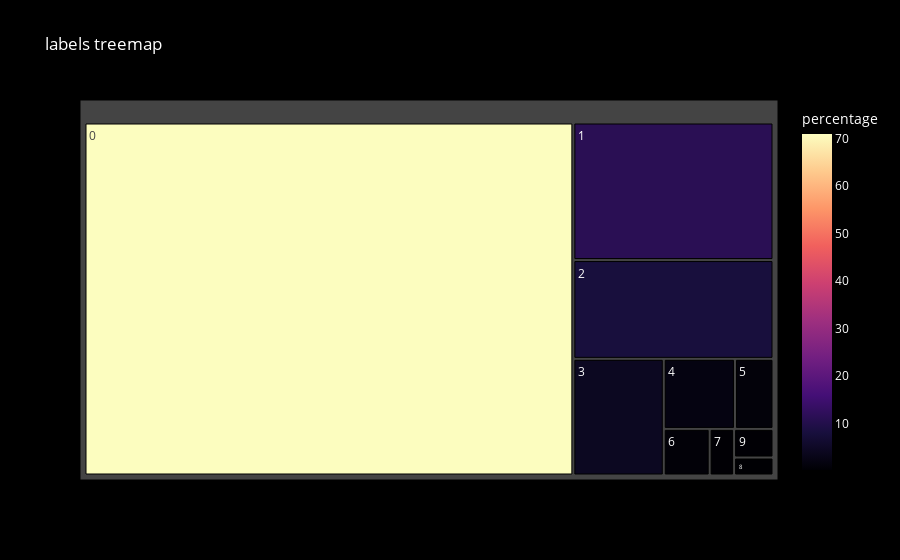

The cell this chart's notebook holds for it:
### Code cell
df = pd.DataFrame(data_graph_labels)
fig = px.treemap(df, path=['labels'], values='percentage',
                 color='percentage', color_continuous_scale='Magma',
                 title='labels treemap')
fig.update_layout(
    paper_bgcolor='black',  
    plot_bgcolor='black',   
    font_color='white'      
)
fig.show()

### Figure 1 — Plotly figure (JSON) as saved in the notebook; plotly's stock layout.template omitted (floating-point values rounded to 4 significant figures)
{"data": [{"branchvalues": "total", "customdata": [[70.95], [11.32], [8.129], [4.336], [2.051], [1.109], [0.8791], [0.4683], [0.2911], [0.4637]], "domain": {"x": [0, 1], "y": [0, 1]}, "hovertemplate": "labels=%{label}<br>percentage_sum=%{value}<br>parent=%{parent}<br>id=%{id}<br>percentage=%{color}<extra></extra>", "ids": ["0", "1", "2", "3", "4", "5", "6", "7", "8", "9"], "labels": ["0", "1", "2", "3", "4", "5", "6", "7", "8", "9"], "marker": {"coloraxis": "coloraxis", "colors": [70.95, 11.32, 8.129, 4.336, 2.051, 1.109, 0.8791, 0.4683, 0.2911, 0.4637]}, "name": "", "parents": ["", "", "", "", "", "", "", "", "", ""], "type": "treemap", "values": [70.95, 11.32, 8.129, 4.336, 2.051, 1.109, 0.8791, 0.4683, 0.2911, 0.4637]}], "layout": {"coloraxis": {"colorbar": {"title": {"text": "percentage"}}, "colorscale": [[0, "#000004"], [0.1111, "#180f3d"], [0.2222, "#440f76"], [0.3333, "#721f81"], [0.4444, "#9e2f7f"], [0.5556, "#cd4071"], [0.6667, "#f1605d"], [0.7778, "#fd9668"], [0.8889, "#feca8d"], [1, "#fcfdbf"]]}, "font": {"color": "white"}, "legend": {"tracegroupgap": 0}, "paper_bgcolor": "black", "plot_bgcolor": "black", "title": {"text": "labels treemap"}}}
